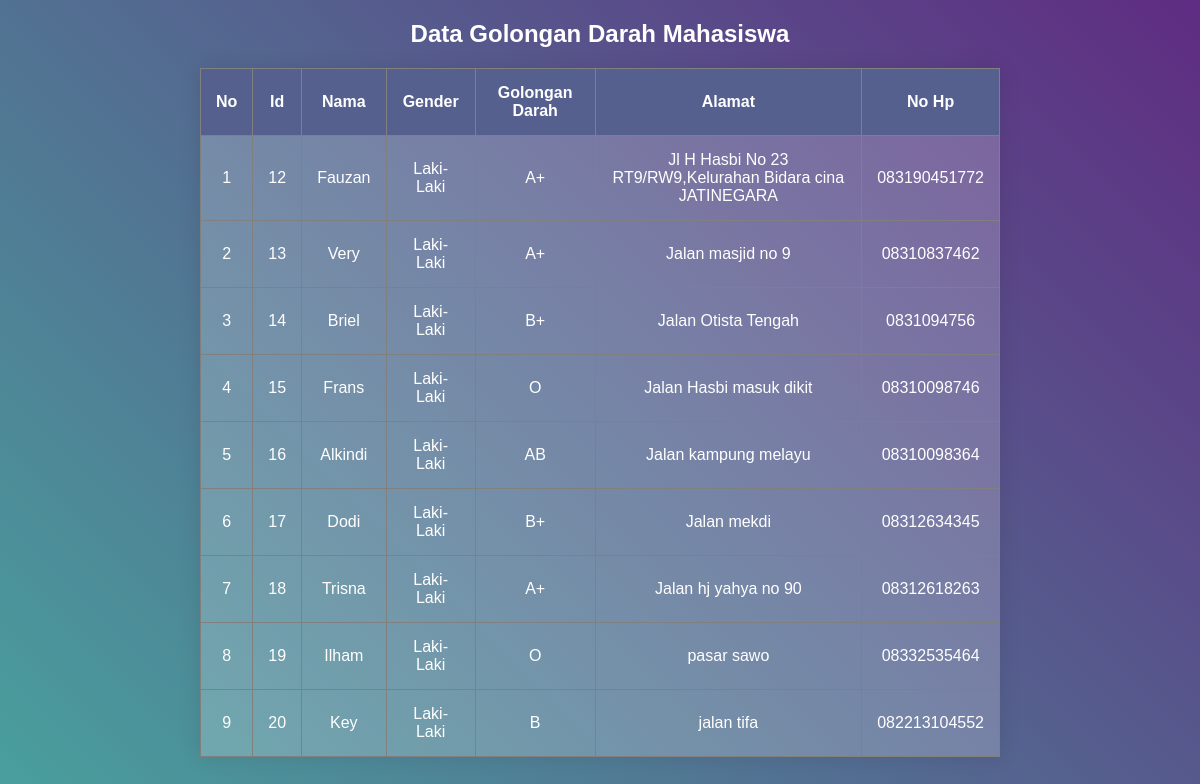
Screenshot of /pbwkelompok/tampil.php with the database file from the repository.
### tables this page shows
CREATE TABLE `mahasiswa` (
  `id` int(11) NOT NULL,
  `nama` varchar(50) NOT NULL,
  `goldar` varchar(5) NOT NULL,
  `alamat` text NOT NULL,
  `kontak` varchar(20) NOT NULL,
  `gender` enum('Laki-Laki','Perempuan') NOT NULL
);

### pbwkelompok/tampil.php (the view, shortened to what this page needs)
<!DOCTYPE html>
<html lang="en">
<head>
</head>
<body>
    <h2>Data Golongan Darah Mahasiswa</h2>
    <table border="1">
        <tr>
            <th>No</th>
            <th>Id</th>
            <th>Nama</th>
            <th>Gender</th>
            <th>Golongan Darah</th>
            <th>Alamat</th>
            <th>No Hp</th>
        </tr>
        <?php
        $db_hostname = "localhost";
        $db_database = "pbwkelompok";
        $db_username = "root";
        $db_password = "";
        $db_charset = "utf8mb4";
        $dsn = "mysql:host=$db_hostname;dbname=$db_database;charset=$db_charset";
        $opt = array(
            PDO::ATTR_ERRMODE => PDO::ERRMODE_EXCEPTION,
            PDO::ATTR_DEFAULT_FETCH_MODE => PDO::FETCH_ASSOC,
            PDO::ATTR_EMULATE_PREPARES => false
        );
        try {
            $pdo = new PDO($dsn, $db_username, $db_password, $opt);
            $stmt = $pdo->query("select * from mahasiswa");
            $count = 0;
            foreach ($stmt as $row) {
                $count++;
                echo "<tr>";
                echo "<td> ", $count, "</td>";
                echo "<td> ", $row["id"], "</td>";
                echo "<td>", $row["nama"], "</td>";
                echo "<td>", $row["gender"], "</td>";
                echo "<td> ", $row["goldar"], "</td>";
                echo "<td> ", $row["alamat"], "</td>";
                echo "<td> ", $row["kontak"], "</td>";
                echo "</tr>";
            }
        } catch (PDOException $e) {
            exit("PDO Error: " . $e->getMessage() . "<br>");
        }
        ?>
    </table>
</body>
</html>

### pbwkelompok/tampil.php (style rules this page uses)
h2 { color: white; text-align: center; }
html, body { height: 100%; }
body { margin: 0; background: linear-gradient(45deg, #49a09d, #5f2c82); font-family: sans-serif; font-weight: 100; }
table { width: 800px; border-collapse: collapse; overflow: hidden; box-shadow: 0 0 20px rgba(0, 0, 0, 0.1); margin: 0 auto; }
th, td { padding: 15px; background-color: rgba(255, 255, 255, 0.2); color: #fff; text-align: center; }
th { text-align: center; background-color: #55608f; }
tbody td { position: relative; }

### rows the page displays
mahasiswa: id "12", nama "Fauzan", gender "Laki-Laki", goldar "A+", alamat "Jl H Hasbi No 23 RT9/RW9,Kelurahan Bidara cina JATINEGARA", kontak "083190451772"
mahasiswa: id "13", nama "Very", gender "Laki-Laki", goldar "A+", alamat "Jalan masjid no 9", kontak "08310837462"
mahasiswa: id "14", nama "Briel", gender "Laki-Laki", goldar "B+", alamat "Jalan Otista Tengah", kontak "0831094756"
mahasiswa: id "15", nama "Frans", gender "Laki-Laki", goldar "O", alamat "Jalan Hasbi masuk dikit", kontak "08310098746"
mahasiswa: id "16", nama "Alkindi", gender "Laki-Laki", goldar "AB", alamat "Jalan kampung melayu", kontak "08310098364"
mahasiswa: id "17", nama "Dodi", gender "Laki-Laki", goldar "B+", alamat "Jalan mekdi", kontak "08312634345"
mahasiswa: id "18", nama "Trisna", gender "Laki-Laki", goldar "A+", alamat "Jalan hj yahya no 90", kontak "08312618263"
mahasiswa: id "19", nama "Ilham", gender "Laki-Laki", goldar "O", alamat "pasar sawo", kontak "08332535464"
mahasiswa: id "20", nama "Key", gender "Laki-Laki", goldar "B", alamat "jalan tifa", kontak "082213104552"
